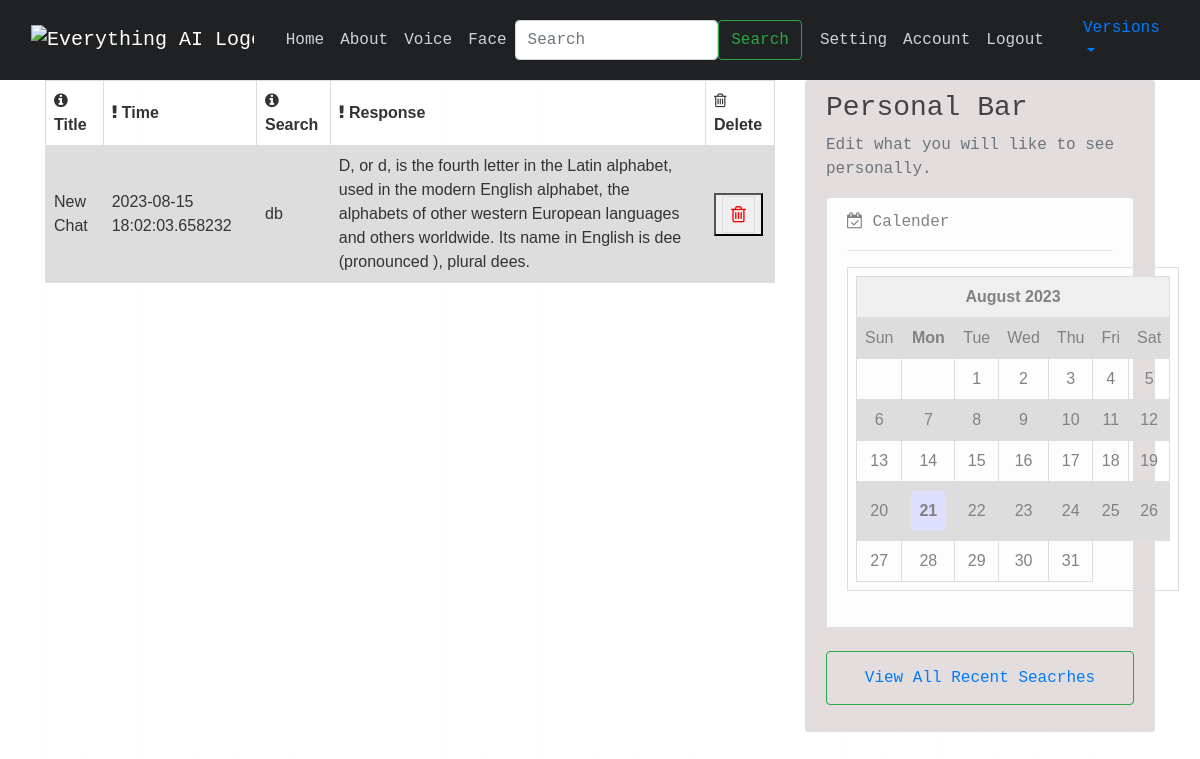
The page /achive (signed in) on the database as committed earlier.
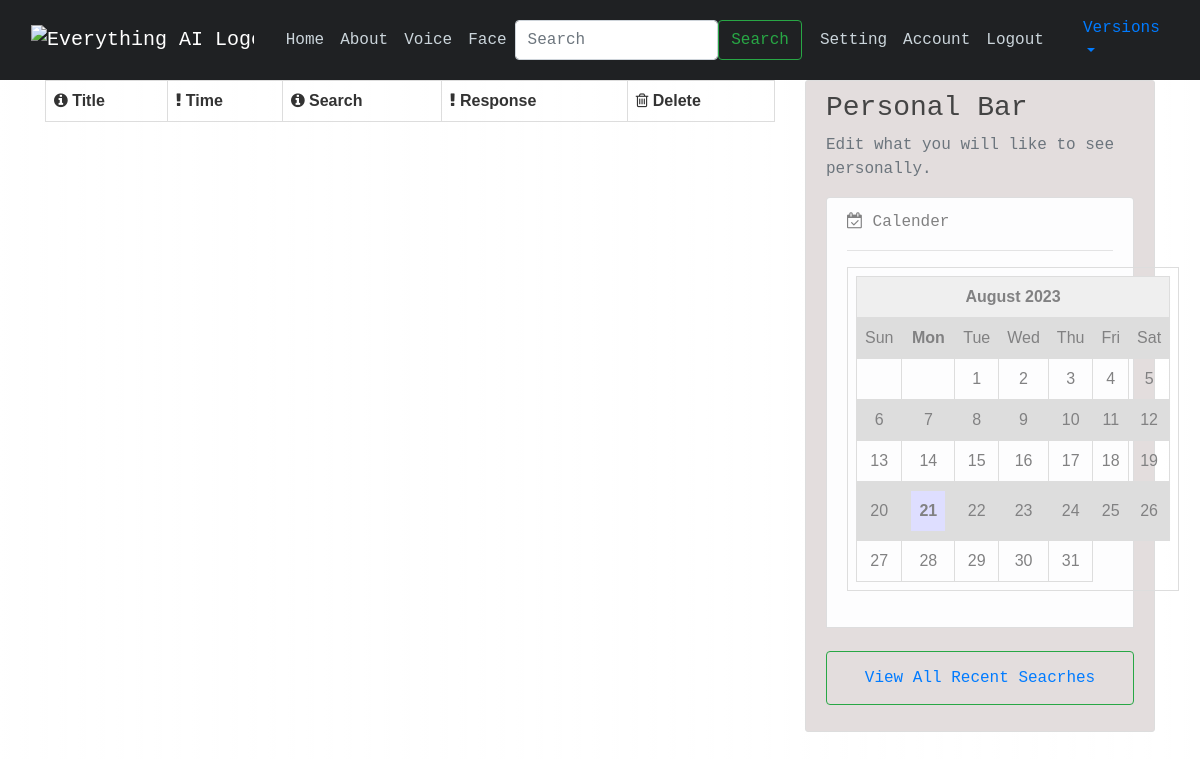
The same page on the database as committed later.
### models.py (models this page shows, shortened)
class ChatPost(db.Model,  UserMixin):
    id = db.Column(db.Integer, primary_key=True)
    title = db.Column(db.String(60), default="New Chat", nullable=False)
    time_posted = db.Column(db.DateTime, nullable=False, default=datetime.utcnow)
    content_me = db.Column(db.Text, nullable=False)  # Fixed column name
    content_ai = db.Column(db.Text, nullable=False)  # Fixed column name
    user_id = db.Column(db.Integer, db.ForeignKey('user.id'), nullable=False)

### route.py (the view)
@login_required
@app.route("/achive", methods=['GET', 'POST'])
def achive():
    data = []
    user_id = current_user.get_id()
    archived_data = ChatPost.query.filter_by(id=user_id).all()
    for make in archived_data:
        data.append(make)
    return render_template("archive.html", post = data)

### models.py (called while the page is built)
@login_manager.user_loader
def load_user(user_id):
    return User.query.get(int(user_id))

### templates/archive.html (shortened to what this page needs)
{% extends 'base.html' %}
{% block content%}
    <div>
      <table>
        <tr>
          <th> <i class="fa fa-info-circle" aria-hidden="true"></i> Title</th>
          <th> <i class="fa fa-exclamation" aria-hidden="true"></i> Time </th>
          <th> <i class="fa fa-info-circle" aria-hidden="true"></i> Search</th>
          <th> <i class="fa fa-exclamation" aria-hidden="true"></i> Response</th>
          <th><i class="fa fa-trash-o" aria-hidden="true"></i> Delete  </th>
        </tr>
        {% for i in post %}
        <tr>
          <td> {{i.title}}</td>
          <td> {{i.time_posted}}</td>
          <td> {{i.content_me }}</td>
          <td> {{i.content_ai}}</td>
          <td>
            <form action="{{ url_for('deletearchive')}}" method="post">
              <button type = 'submit'><a href="{{ url_for('deletearchive')}}"> <i class="fa fa-trash-o" aria-hidden="true" style="color: red; font-size: 19px;border: 1px solid #dddddd; text-align: left;
                padding: 8px;"></i></a> </button>
            </form></td>
        </tr>
        {% endfor %}
     </table>
    </div>
{% endblock %}

Rows that differ between the two databases and show on the page:
removed ChatPost: title "New Chat", time_posted "2023-08-15 18:02:03.658232", content_me "db", content_ai "D, or d, is the fourth letter in the Latin alphabet, used in the modern English alphabet, the alphabets of other western European languages and others worldwide. Its name in English is dee (pronounced ), plural dees."
